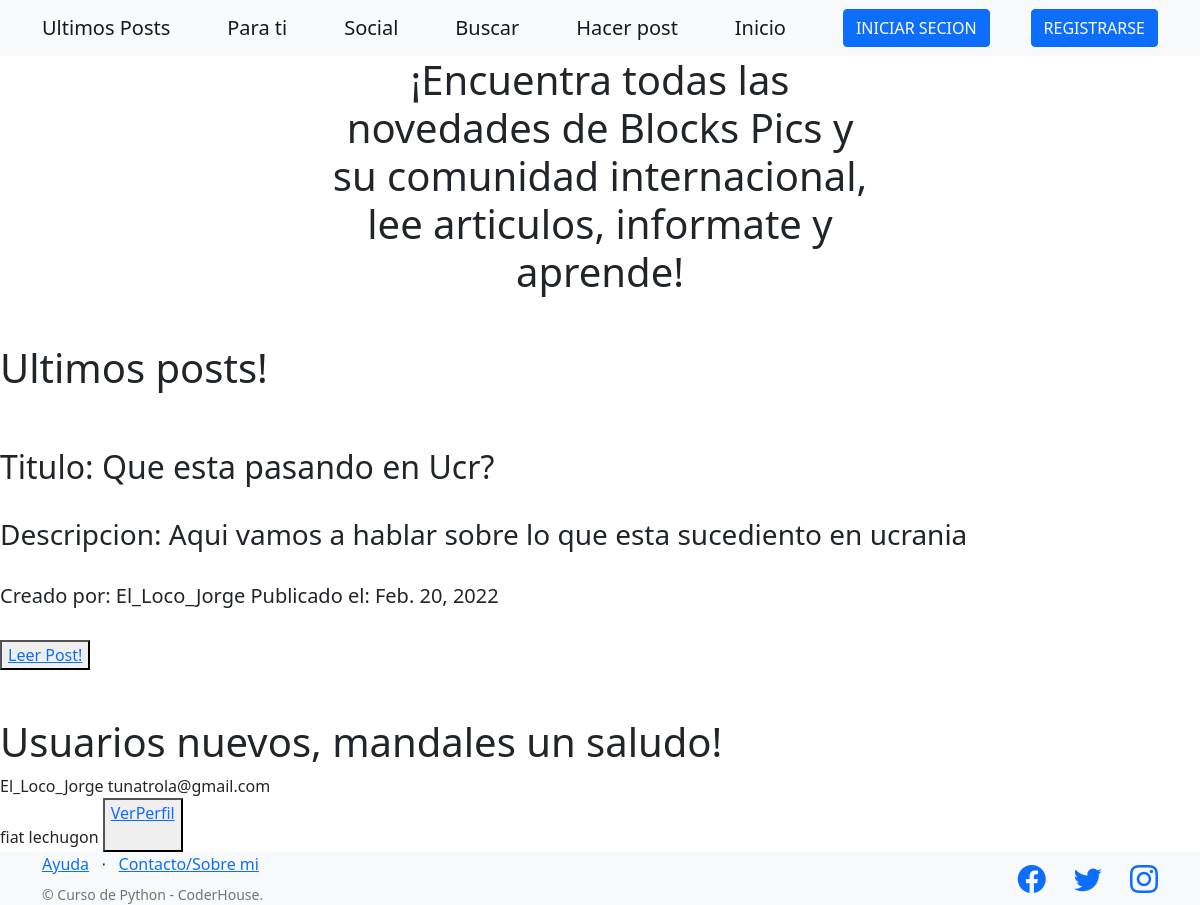
Screenshot of /Coder/inicio with the database file from the repository.
### AppCoder/models.py (models this page shows, shortened)
class Post(Model):
    descripcion= TextField()
    text = TextField()
    titulo = CharField(max_length = 30)
    autor= CharField(max_length=20)
    fecha_de_creacion = DateField()
    user = ForeignKey(User, on_delete=CASCADE)
    logo = ImageField(upload_to = 'logopost', null=True,blank=True)

### AppCoder/views.py (the view)
# urls.py: path("inicio", inicio, name='inicio'),
def inicio(request):
    if request.user.is_authenticated:
        avatar = Avatar.objects.filter(user=request.user)
        if avatar:
            avatar_url =avatar.last().imagen.url
        else:
            avatar_url=''
    else:
        avatar_url=''
    ultimo_post = Post.objects.last()
    ultimo_usuario = User.objects.last()
    return render(request,'AppCoder/inicio.html',
                  {'avatar_url':avatar_url,'ultimo_post':ultimo_post,'ultimo_usuario':ultimo_usuario}
                  )

### templates/AppCoder/inicio.html
{% extends 'AppCoder/padre_inicio.html' %}
{% load static %}
{% block titulo %}
 <header class="masthead">
    <div class="container position-relative">
        <div class="row justify-content-center">
            <div class="col-xl-6">
                <div class="text-center text-RED">
                    <h1 class="mb-5">¡Encuentra todas las novedades de Blocks Pics y su comunidad internacional, lee articulos, informate y aprende!</h1>
                </div>
            </div>
        </div>
    </div>
</header>
{% endblock %}
 {% block blocke_1 %}
<h1> Ultimos posts! </h1> <br>
{% if ultimo_post %}
<br>
  <h2>Titulo: {{ultimo_post.titulo}}</h2>
  <br>
  <h3>Descripcion: {{ultimo_post.descripcion}}</h3>
  <br>
  <h5> Creado por:
  {{ultimo_post.autor}}
    Publicado el:
  {{ultimo_post.fecha_de_creacion}}</h5>
  <br>
  <button>
    <a href= "{% url 'post_detail' ultimo_post.id %}" >Leer Post!</a>
  </button>
  <br><br><br>
  {% else %}
  <h2> No se han encontrado posts :c </h2>
  <br>
  <br>
   {% endif %}
  <h1>Usuarios nuevos, mandales un saludo!</h1>
  {% if ultimo_usuario %}
  {{ultimo_usuario.username}}
  {{ultimo_usuario.email}} <br>
  {{ultimo_usuario.last_name}}
  {{ultimo_usuario.first_name}}
  <button>
    <a href= "{% url 'user_profile' ultimo_usuario.id %}" >VerPerfil</a>
    <br>
    <br>
  </button>
  {% else %}
  <h2> No se han usuarios nuevos :c </h2>
  {% endif %}
 {% endblock %}

### rows the page displays
Post: titulo "Que esta pasando en Ucr?", descripcion "Aqui vamos a hablar sobre lo que esta sucediento en ucrania", autor "El_Loco_Jorge", fecha_de_creacion "Feb. 20, 2022"

### other values shown
{{ ultimo_usuario.username }} "El_Loco_Jorge"
{{ ultimo_usuario.email }} "tunatrola@gmail.com"
{{ ultimo_usuario.last_name }} "fiat"
{{ ultimo_usuario.first_name }} "lechugon"
